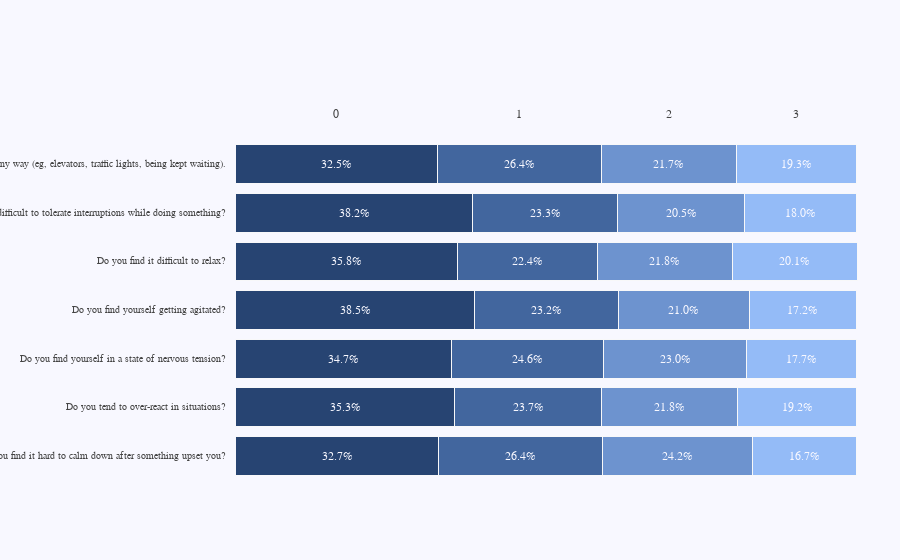

Notebook code for this chart:
### Code cell
#stress
y_data=['Do you find it hard to calm down after something upset you?',
'Do you tend to over-react in situations?',
'Do you find yourself in a state of nervous tension?',
'Do you find yourself getting agitated?',
'Do you find it difficult to relax?',
'Do you find it difficult to tolerate interruptions while doing something?',
'Do you find yourself getting impatient when you are delayed in any way (eg, elevators, traffic lights, being kept waiting).']
x_data=[]
for i in df_str.columns[:-1]:
    x_data.append(list(df[i].value_counts()/df.shape[0]*100))
np_array = np.array(x_data)
np_round_to_tenths = np.around(np_array, 1)
x_data = list(np_round_to_tenths)
scale_chart(top_labels,x_data,y_data)

### Figure 1 — Plotly figure (JSON) as saved in the notebook; plotly's stock layout.template omitted (floating-point values rounded to 4 significant figures)
{"data": [{"marker": {"color": "#274472", "line": {"color": "rgb(248, 248, 249)", "width": 1}}, "orientation": "h", "type": "bar", "x": [32.7], "y": ["Do you find it hard to calm down after something upset you?"]}, {"marker": {"color": "#274472", "line": {"color": "rgb(248, 248, 249)", "width": 1}}, "orientation": "h", "type": "bar", "x": [35.3], "y": ["Do you tend to over-react in situations?"]}, {"marker": {"color": "#274472", "line": {"color": "rgb(248, 248, 249)", "width": 1}}, "orientation": "h", "type": "bar", "x": [34.7], "y": ["Do you find yourself in a state of nervous tension?"]}, {"marker": {"color": "#274472", "line": {"color": "rgb(248, 248, 249)", "width": 1}}, "orientation": "h", "type": "bar", "x": [38.5], "y": ["Do you find yourself getting agitated?"]}, {"marker": {"color": "#274472", "line": {"color": "rgb(248, 248, 249)", "width": 1}}, "orientation": "h", "type": "bar", "x": [35.8], "y": ["Do you find it difficult to relax?"]}, {"marker": {"color": "#274472", "line": {"color": "rgb(248, 248, 249)", "width": 1}}, "orientation": "h", "type": "bar", "x": [38.2], "y": ["Do you find it difficult to tolerate interruptions while doing something?"]}, {"marker": {"color": "#274472", "line": {"color": "rgb(248, 248, 249)", "width": 1}}, "orientation": "h", "type": "bar", "x": [32.5], "y": ["Do you find yourself getting impatient when you are delayed in any way (eg, elevators, traffic lights, being kept waiting)."]}, {"marker": {"color": "#42669e", "line": {"color": "rgb(248, 248, 249)", "width": 1}}, "orientation": "h", "type": "bar", "x": [26.4], "y": ["Do you find it hard to calm down after something upset you?"]}, {"marker": {"color": "#42669e", "line": {"color": "rgb(248, 248, 249)", "width": 1}}, "orientation": "h", "type": "bar", "x": [23.7], "y": ["Do you tend to over-react in situations?"]}, {"marker": {"color": "#42669e", "line": {"color": "rgb(248, 248, 249)", "width": 1}}, "orientation": "h", "type": "bar", "x": [24.6], "y": ["Do you find yourself in a state of nervous tension?"]}, {"marker": {"color": "#42669e", "line": {"color": "rgb(248, 248, 249)", "width": 1}}, "orientation": "h", "type": "bar", "x": [23.2], "y": ["Do you find yourself getting agitated?"]}, {"marker": {"color": "#42669e", "line": {"color": "rgb(248, 248, 249)", "width": 1}}, "orientation": "h", "type": "bar", "x": [22.4], "y": ["Do you find it difficult to relax?"]}, {"marker": {"color": "#42669e", "line": {"color": "rgb(248, 248, 249)", "width": 1}}, "orientation": "h", "type": "bar", "x": [23.3], "y": ["Do you find it difficult to tolerate interruptions while doing something?"]}, {"marker": {"color": "#42669e", "line": {"color": "rgb(248, 248, 249)", "width": 1}}, "orientation": "h", "type": "bar", "x": [26.4], "y": ["Do you find yourself getting impatient when you are delayed in any way (eg, elevators, traffic lights, being kept waiting)."]}, {"marker": {"color": "#6d93cf", "line": {"color": "rgb(248, 248, 249)", "width": 1}}, "orientation": "h", "type": "bar", "x": [24.2], "y": ["Do you find it hard to calm down after something upset you?"]}, {"marker": {"color": "#6d93cf", "line": {"color": "rgb(248, 248, 249)", "width": 1}}, "orientation": "h", "type": "bar", "x": [21.8], "y": ["Do you tend to over-react in situations?"]}, {"marker": {"color": "#6d93cf", "line": {"color": "rgb(248, 248, 249)", "width": 1}}, "orientation": "h", "type": "bar", "x": [23], "y": ["Do you find yourself in a state of nervous tension?"]}, {"marker": {"color": "#6d93cf", "line": {"color": "rgb(248, 248, 249)", "width": 1}}, "orientation": "h", "type": "bar", "x": [21], "y": ["Do you find yourself getting agitated?"]}, {"marker": {"color": "#6d93cf", "line": {"color": "rgb(248, 248, 249)", "width": 1}}, "orientation": "h", "type": "bar", "x": [21.8], "y": ["Do you find it difficult to relax?"]}, {"marker": {"color": "#6d93cf", "line": {"color": "rgb(248, 248, 249)", "width": 1}}, "orientation": "h", "type": "bar", "x": [20.5], "y": ["Do you find it difficult to tolerate interruptions while doing something?"]}, {"marker": {"color": "#6d93cf", "line": {"color": "rgb(248, 248, 249)", "width": 1}}, "orientation": "h", "type": "bar", "x": [21.7], "y": ["Do you find yourself getting impatient when you are delayed in any way (eg, elevators, traffic lights, being kept waiting)."]}, {"marker": {"color": "#94bbf7", "line": {"color": "rgb(248, 248, 249)", "width": 1}}, "orientation": "h", "type": "bar", "x": [16.7], "y": ["Do you find it hard to calm down after something upset you?"]}, {"marker": {"color": "#94bbf7", "line": {"color": "rgb(248, 248, 249)", "width": 1}}, "orientation": "h", "type": "bar", "x": [19.2], "y": ["Do you tend to over-react in situations?"]}, {"marker": {"color": "#94bbf7", "line": {"color": "rgb(248, 248, 249)", "width": 1}}, "orientation": "h", "type": "bar", "x": [17.7], "y": ["Do you find yourself in a state of nervous tension?"]}, {"marker": {"color": "#94bbf7", "line": {"color": "rgb(248, 248, 249)", "width": 1}}, "orientation": "h", "type": "bar", "x": [17.2], "y": ["Do you find yourself getting agitated?"]}, {"marker": {"color": "#94bbf7", "line": {"color": "rgb(248, 248, 249)", "width": 1}}, "orientation": "h", "type": "bar", "x": [20.1], "y": ["Do you find it difficult to relax?"]}, {"marker": {"color": "#94bbf7", "line": {"color": "rgb(248, 248, 249)", "width": 1}}, "orientation": "h", "type": "bar", "x": [18], "y": ["Do you find it difficult to tolerate interruptions while doing something?"]}, {"marker": {"color": "#94bbf7", "line": {"color": "rgb(248, 248, 249)", "width": 1}}, "orientation": "h", "type": "bar", "x": [19.3], "y": ["Do you find yourself getting impatient when you are delayed in any way (eg, elevators, traffic lights, being kept waiting)."]}], "layout": {"annotations": [{"align": "right", "font": {"color": "rgb(67, 67, 67)", "family": "Arial", "size": 10}, "showarrow": false, "text": "Do you find it hard to calm down after something upset you?", "x": 0.14, "xanchor": "right", "xref": "paper", "y": "Do you find it hard to calm down after something upset you?", "yref": "y"}, {"font": {"color": "rgb(248, 248, 255)", "family": "Arial", "size": 12}, "showarrow": false, "text": "32.7%", "x": 16.35, "xref": "x", "y": "Do you find it hard to calm down after something upset you?", "yref": "y"}, {"font": {"color": "rgb(248, 248, 255)", "family": "Arial", "size": 12}, "showarrow": false, "text": "26.4%", "x": 45.9, "xref": "x", "y": "Do you find it hard to calm down after something upset you?", "yref": "y"}, {"font": {"color": "rgb(248, 248, 255)", "family": "Arial", "size": 12}, "showarrow": false, "text": "24.2%", "x": 71.2, "xref": "x", "y": "Do you find it hard to calm down after something upset you?", "yref": "y"}, {"font": {"color": "rgb(248, 248, 255)", "family": "Arial", "size": 12}, "showarrow": false, "text": "16.7%", "x": 91.65, "xref": "x", "y": "Do you find it hard to calm down after something upset you?", "yref": "y"}, {"align": "right", "font": {"color": "rgb(67, 67, 67)", "family": "Arial", "size": 10}, "showarrow": false, "text": "Do you tend to over-react in situations?", "x": 0.14, "xanchor": "right", "xref": "paper", "y": "Do you tend to over-react in situations?", "yref": "y"}, {"font": {"color": "rgb(248, 248, 255)", "family": "Arial", "size": 12}, "showarrow": false, "text": "35.3%", "x": 17.65, "xref": "x", "y": "Do you tend to over-react in situations?", "yref": "y"}, {"font": {"color": "rgb(248, 248, 255)", "family": "Arial", "size": 12}, "showarrow": false, "text": "23.7%", "x": 47.15, "xref": "x", "y": "Do you tend to over-react in situations?", "yref": "y"}, {"font": {"color": "rgb(248, 248, 255)", "family": "Arial", "size": 12}, "showarrow": false, "text": "21.8%", "x": 69.9, "xref": "x", "y": "Do you tend to over-react in situations?", "yref": "y"}, {"font": {"color": "rgb(248, 248, 255)", "family": "Arial", "size": 12}, "showarrow": false, "text": "19.2%", "x": 90.4, "xref": "x", "y": "Do you tend to over-react in situations?", "yref": "y"}, {"align": "right", "font": {"color": "rgb(67, 67, 67)", "family": "Arial", "size": 10}, "showarrow": false, "text": "Do you find yourself in a state of nervous tension?", "x": 0.14, "xanchor": "right", "xref": "paper", "y": "Do you find yourself in a state of nervous tension?", "yref": "y"}, {"font": {"color": "rgb(248, 248, 255)", "family": "Arial", "size": 12}, "showarrow": false, "text": "34.7%", "x": 17.35, "xref": "x", "y": "Do you find yourself in a state of nervous tension?", "yref": "y"}, {"font": {"color": "rgb(248, 248, 255)", "family": "Arial", "size": 12}, "showarrow": false, "text": "24.6%", "x": 47, "xref": "x", "y": "Do you find yourself in a state of nervous tension?", "yref": "y"}, {"font": {"color": "rgb(248, 248, 255)", "family": "Arial", "size": 12}, "showarrow": false, "text": "23.0%", "x": 70.8, "xref": "x", "y": "Do you find yourself in a state of nervous tension?", "yref": "y"}, {"font": {"color": "rgb(248, 248, 255)", "family": "Arial", "size": 12}, "showarrow": false, "text": "17.7%", "x": 91.15, "xref": "x", "y": "Do you find yourself in a state of nervous tension?", "yref": "y"}, {"align": "right", "font": {"color": "rgb(67, 67, 67)", "family": "Arial", "size": 10}, "showarrow": false, "text": "Do you find yourself getting agitated?", "x": 0.14, "xanchor": "right", "xref": "paper", "y": "Do you find yourself getting agitated?", "yref": "y"}, {"font": {"color": "rgb(248, 248, 255)", "family": "Arial", "size": 12}, "showarrow": false, "text": "38.5%", "x": 19.25, "xref": "x", "y": "Do you find yourself getting agitated?", "yref": "y"}, {"font": {"color": "rgb(248, 248, 255)", "family": "Arial", "size": 12}, "showarrow": false, "text": "23.2%", "x": 50.1, "xref": "x", "y": "Do you find yourself getting agitated?", "yref": "y"}, {"font": {"color": "rgb(248, 248, 255)", "family": "Arial", "size": 12}, "showarrow": false, "text": "21.0%", "x": 72.2, "xref": "x", "y": "Do you find yourself getting agitated?", "yref": "y"}, {"font": {"color": "rgb(248, 248, 255)", "family": "Arial", "size": 12}, "showarrow": false, "text": "17.2%", "x": 91.3, "xref": "x", "y": "Do you find yourself getting agitated?", "yref": "y"}, {"align": "right", "font": {"color": "rgb(67, 67, 67)", "family": "Arial", "size": 10}, "showarrow": false, "text": "Do you find it difficult to relax?", "x": 0.14, "xanchor": "right", "xref": "paper", "y": "Do you find it difficult to relax?", "yref": "y"}, {"font": {"color": "rgb(248, 248, 255)", "family": "Arial", "size": 12}, "showarrow": false, "text": "35.8%", "x": 17.9, "xref": "x", "y": "Do you find it difficult to relax?", "yref": "y"}, {"font": {"color": "rgb(248, 248, 255)", "family": "Arial", "size": 12}, "showarrow": false, "text": "22.4%", "x": 47, "xref": "x", "y": "Do you find it difficult to relax?", "yref": "y"}, {"font": {"color": "rgb(248, 248, 255)", "family": "Arial", "size": 12}, "showarrow": false, "text": "21.8%", "x": 69.1, "xref": "x", "y": "Do you find it difficult to relax?", "yref": "y"}, {"font": {"color": "rgb(248, 248, 255)", "family": "Arial", "size": 12}, "showarrow": false, "text": "20.1%", "x": 90.05, "xref": "x", "y": "Do you find it difficult to relax?", "yref": "y"}, {"align": "right", "font": {"color": "rgb(67, 67, 67)", "family": "Arial", "size": 10}, "showarrow": false, "text": "Do you find it difficult to tolerate interruptions while doing something?", "x": 0.14, "xanchor": "right", "xref": "paper", "y": "Do you find it difficult to tolerate interruptions while doing something?", "yref": "y"}, {"font": {"color": "rgb(248, 248, 255)", "family": "Arial", "size": 12}, "showarrow": false, "text": "38.2%", "x": 19.1, "xref": "x", "y": "Do you find it difficult to tolerate interruptions while doing something?", "yref": "y"}, {"font": {"color": "rgb(248, 248, 255)", "family": "Arial", "size": 12}, "showarrow": false, "text": "23.3%", "x": 49.85, "xref": "x", "y": "Do you find it difficult to tolerate interruptions while doing something?", "yref": "y"}, {"font": {"color": "rgb(248, 248, 255)", "family": "Arial", "size": 12}, "showarrow": false, "text": "20.5%", "x": 71.75, "xref": "x", "y": "Do you find it difficult to tolerate interruptions while doing something?", "yref": "y"}, {"font": {"color": "rgb(248, 248, 255)", "family": "Arial", "size": 12}, "showarrow": false, "text": "18.0%", "x": 91, "xref": "x", "y": "Do you find it difficult to tolerate interruptions while doing something?", "yref": "y"}, {"align": "right", "font": {"color": "rgb(67, 67, 67)", "family": "Arial", "size": 10}, "showarrow": false, "text": "Do you find yourself getting impatient when you are delayed in any way (eg, elevators, traffic lights, being kept waiting).", "x": 0.14, "xanchor": "right", "xref": "paper", "y": "Do you find yourself getting impatient when you are delayed in any way (eg, elevators, traffic lights, being kept waiting).", "yref": "y"}, {"font": {"color": "rgb(248, 248, 255)", "family": "Arial", "size": 12}, "showarrow": false, "text": "32.5%", "x": 16.25, "xref": "x", "y": "Do you find yourself getting impatient when you are delayed in any way (eg, elevators, traffic lights, being kept waiting).", "yref": "y"}, {"font": {"color": "rgb(67, 67, 67)", "family": "Arial", "size": 12}, "showarrow": false, "text": "0", "x": 16.25, "xref": "x", "y": 1.1, "yref": "paper"}, {"font": {"color": "rgb(248, 248, 255)", "family": "Arial", "size": 12}, "showarrow": false, "text": "26.4%", "x": 45.7, "xref": "x", "y": "Do you find yourself getting impatient when you are delayed in any way (eg, elevators, traffic lights, being kept waiting).", "yref": "y"}, {"font": {"color": "rgb(67, 67, 67)", "family": "Arial", "size": 12}, "showarrow": false, "text": "1", "x": 45.7, "xref": "x", "y": 1.1, "yref": "paper"}, {"font": {"color": "rgb(248, 248, 255)", "family": "Arial", "size": 12}, "showarrow": false, "text": "21.7%", "x": 69.75, "xref": "x", "y": "Do you find yourself getting impatient when you are delayed in any way (eg, elevators, traffic lights, being kept waiting).", "yref": "y"}, {"font": {"color": "rgb(67, 67, 67)", "family": "Arial", "size": 12}, "showarrow": false, "text": "2", "x": 69.75, "xref": "x", "y": 1.1, "yref": "paper"}, {"font": {"color": "rgb(248, 248, 255)", "family": "Arial", "size": 12}, "showarrow": false, "text": "19.3%", "x": 90.25, "xref": "x", "y": "Do you find yourself getting impatient when you are delayed in any way (eg, elevators, traffic lights, being kept waiting).", "yref": "y"}, {"font": {"color": "rgb(67, 67, 67)", "family": "Arial", "size": 12}, "showarrow": false, "text": "3", "x": 90.25, "xref": "x", "y": 1.1, "yref": "paper"}], "barmode": "stack", "margin": {"b": 80, "l": 120, "r": 10, "t": 140}, "paper_bgcolor": "rgb(248, 248, 255)", "plot_bgcolor": "rgb(248, 248, 255)", "showlegend": false, "xaxis": {"domain": [0.15, 1], "showgrid": false, "showline": false, "showticklabels": false, "zeroline": false}, "yaxis": {"showgrid": false, "showline": false, "showticklabels": false, "zeroline": false}}}
